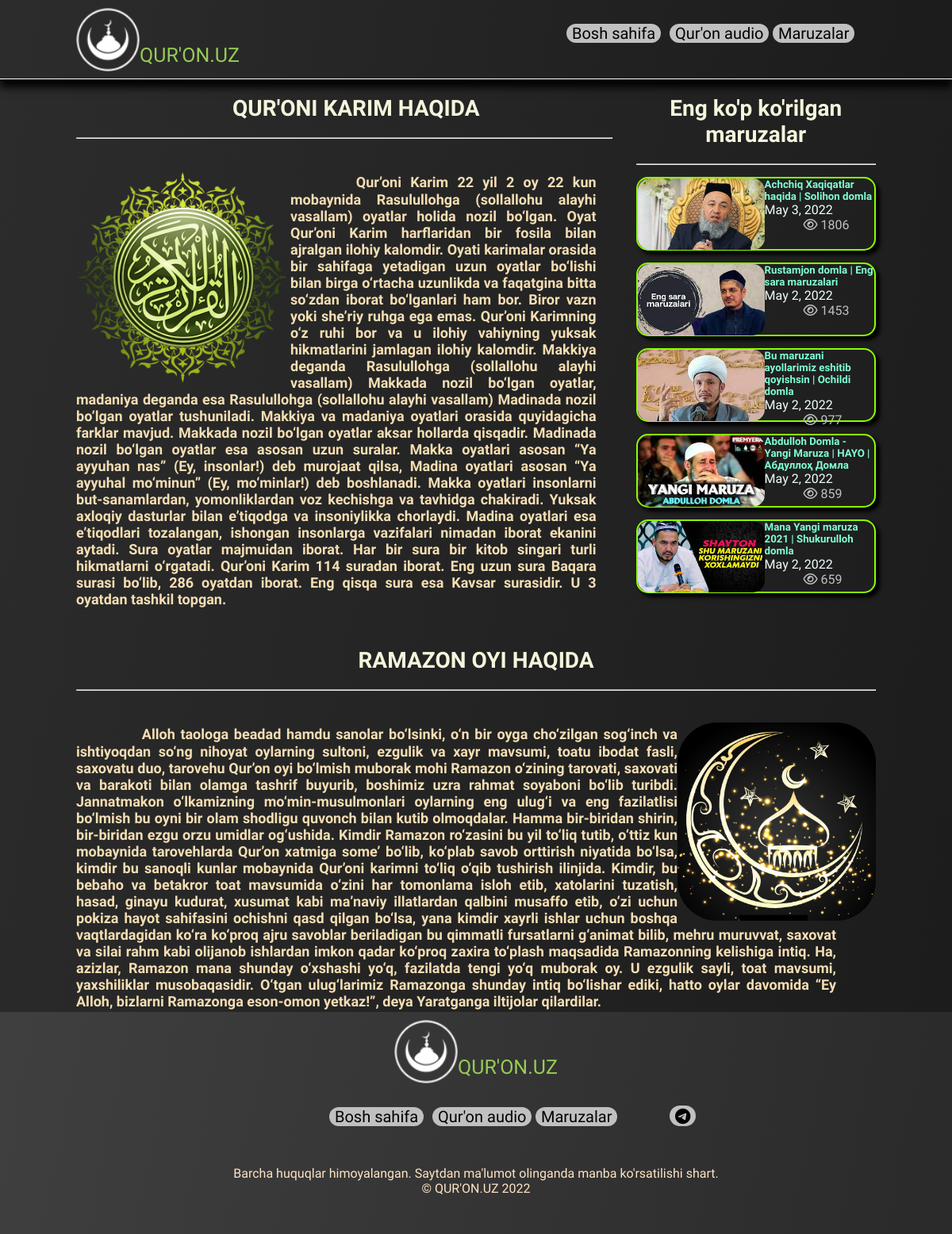
Before: / with the older database file.
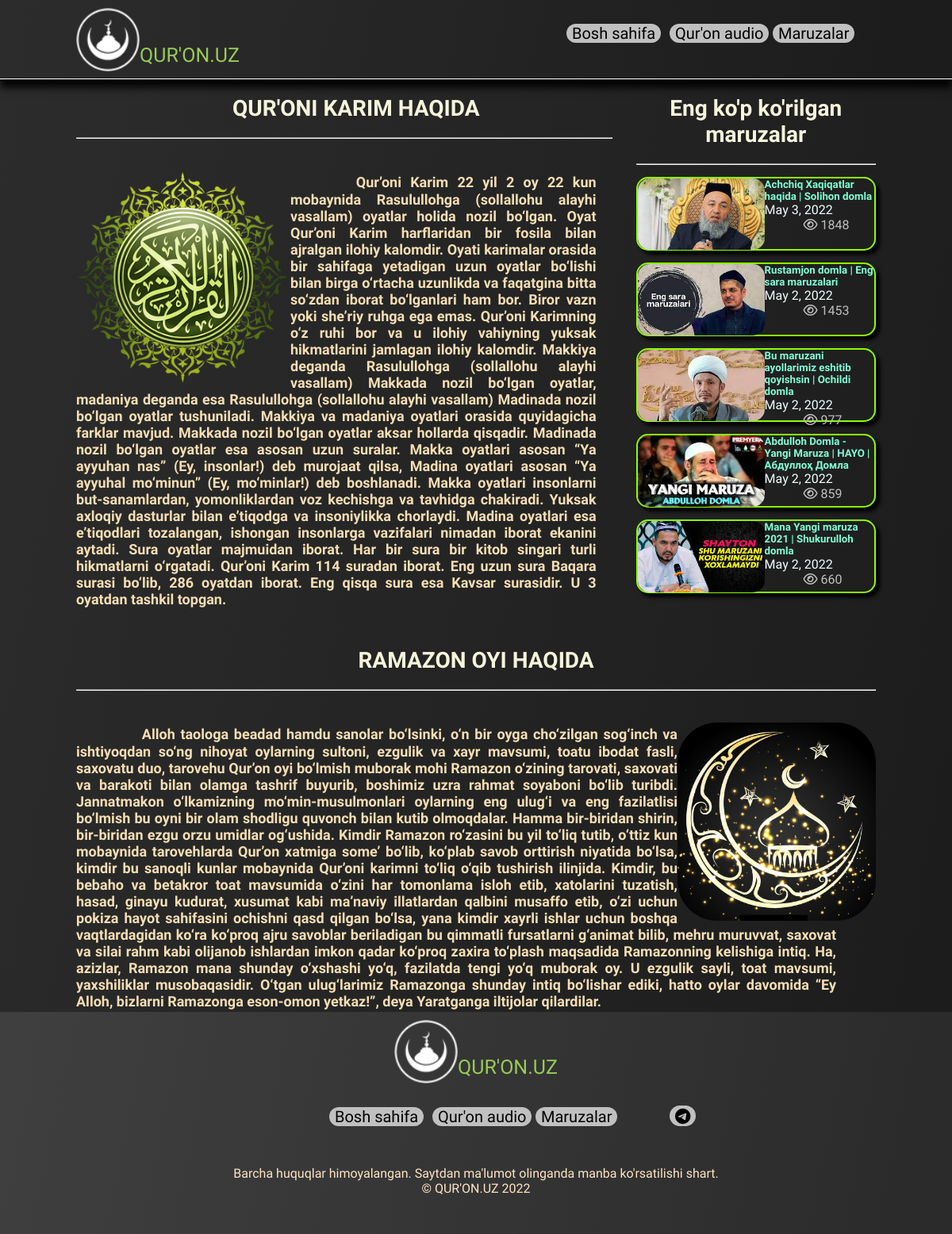
After: the same page with the newer database file.
### quronuz/models.py (models this page shows, shortened)
class Maruza(models.Model):
    url_video = models.URLField('Video URL' ,max_length=100)
    popular = models.IntegerField('Ko\'rilganlar soni' ,default=0)
    image = models.ImageField('Rasm' ,upload_to='maruzaimg/')
    title = models.CharField('Sarlavha', max_length=150)
    date = models.DateField(default=timezone.now)
    slug = models.SlugField('Slug' ,max_length=200)
    domla = models.ForeignKey(Domla , on_delete=models.CASCADE, null=True)
    class Meta:
        verbose_name = 'Maruza'
        verbose_name_plural = 'Maruzalar'
    def get_absolute_url(self):
        return f"/maruza/{self.slug}"

### quronuz/views.py (the view)
# urls.py: path('' , views.base , name='base'),
def base(request):
    maruzas = Maruza.objects.order_by('-popular')[:5]
    return render(request , 'base.html' , {'maruzass':maruzas})

### template/base.html (shortened to what the changed rows need)
{% load static %}
<!DOCTYPE html>
<html lang="en">
<head>
    <link rel="stylesheet" href="{% static '/css/style.css' %}">
    <link rel="stylesheet" href="https://cdnjs.cloudflare.com/ajax/libs/font-awesome/6.1.1/css/all.min.css">
</head>
<body>
    {% block content %}
    <nav>
        <div class="nav-left">
            <h1>QUR'ONI KARIM HAQIDA</h1> <hr style="margin-top: 20px; margin-right: 30px;">
        </div>
        <div class="nav-right">
            <h1>Eng ko'p ko'rilgan maruzalar</h1>
            {% for maruzas in maruzass %}
        <div class="maruza-base">
            <a href="{{ maruzas.get_absolute_url }}">
                <img  src="{{ maruzas.image.url }}" alt="img">
                <h5 style="color: aquamarine;">{{ maruzas.title }}</h5>
                <div class="easy">
                    <p>{{ maruzas.date }}</p>
                    <p style="color: silver; margin-left: 70%;"><i class="fa-regular fa-eye"></i> {{ maruzas.popular }}</p>
                </div>
            </a>
        </div>
        {% endfor %}
        </div>
    </nav>
    <section>
        <h1>RAMAZON OYI HAQIDA</h1> <hr style="margin-top: 20px;">
    </section>
    {% endblock content %}
</body>
</html>

Changed rows visible on the page:
changed Maruza "May 3, 2022": popular "1806" → "1848"
changed Maruza "Mana Yangi maruza 2021 | Shukurulloh domla": popular "659" → "660"
